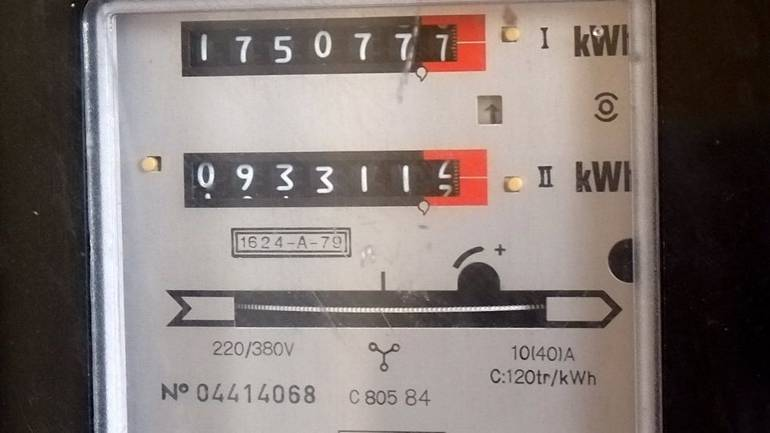
#> input picture ocr/counter.jpg, 770 x 433 px, found by its file name
$ python test.py
#> lines starting #> are read from the running program, lines starting #| are printed output that depends on the picture
from PIL import Image, ImageOps
import pytesseract

im = Image.open("Desktop/counter.jpg")
#> im is the input picture: PIL image 770x433 RGB; mean R, G, B 128.7, 118, 114.5
area = (223,21,394,75)
cropped_im = im.crop(area)
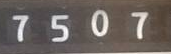
#> cropped_im: PIL image 171x54 RGB; mean R, G, B 108.3, 100.1, 95.6
inverted = ImageOps.invert(cropped_im)
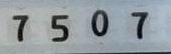
#> inverted: PIL image 171x54 RGB; mean R, G, B 146.7, 154.9, 159.4

inverted.save('invNumber.png')
im1 = Image.open("invNumber.png")

#> (the run stopped early here; a loop or call above may not have finished)
